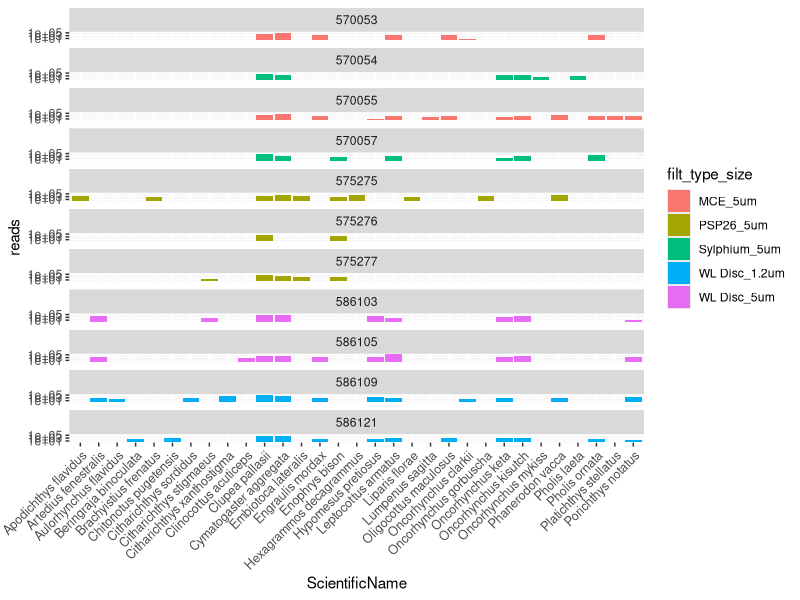

This figure's R source: (Note: this script raises an error after producing the figure.)
# Required packages
library(readxl)
library(tidyverse)

# Read metadata for boat ramp samples
metadat <- read_excel('WLM615770_261107.xlsx', sheet = 'metadata', skip = 20) 

metadat <- bind_rows(
  metadat_pj <- metadat %>%
  filter(SiteID == 'Point Julia Boat ramp') %>%
  separate(SampleID, sep = "_", into = c("filt_type", "pore_size", "rep")),
metadat_nb <- metadat %>%
  filter(SiteID == 'North Beach') %>%
  separate(SampleID, sep = "_", into = c("filt_type", "loc", "sub_loc", "depth", "pore_size", "date", "rep")) %>%
  select(-loc, -sub_loc, -depth, -date)
)
rm(metadat_nb, metadat_pj)

# Read in reads data at spp. level
aggdat <- read_excel('WLM615770_261107.xlsx', sheet = 'aggregated')
aggdat <- aggdat %>%
  filter(Rank == 'species')

# Merge metadat and aggdat 
aggdat_long <- aggdat %>%
  pivot_longer(cols = matches("^[0-9]+$"),
               names_to = 'UID',
               values_to = 'reads')
aggdat_long <- aggdat_long %>% 
  inner_join(metadat, by = 'UID') 
aggdat_long <- aggdat_long %>%
  mutate(filt_type_size = paste(filt_type, pore_size, sep = '_')) 

# Visualize Fish Group 
ggplot(aggdat_long %>%
         filter(Group == 'Fish'), aes(x = ScientificName, y = reads, 
                                      fill = filt_type_size)) +
  geom_col() +
  facet_wrap(~ UID, ncol = 1) +
  scale_y_log10() +
  theme(axis.text.x = element_text(angle = 45, hjust = 1, size = 9))

# Species richness (Fish)
rich <- aggdat_long %>%
  filter(Group == 'Fish') %>%
  group_by(UID) %>%
  summarize(richness = length(which(reads > 0)),
            filt_type_size = unique(filt_type_size),
            rep = unique(rep))

ggplot(rich, aes(x = filt_type_size, y = richness, col = filt_type_size)) +
  geom_point(size = 3) + 
  theme_minimal() +
  geom_text()

ggplot(aggdat_long %>% filter(Group == 'Fish'), aes(x = ScientificName, y = UID, fill = reads > 0)) +
  geom_tile() +
  theme(axis.text.x = element_text(angle = 45, hjust = 1, size = 9))


# Relative read abundance visualization
samps <- aggdat %>%
  select(matches("^[0-9]+$"))

samps_rel <- sweep(samps, 2, colSums(samps), FUN = '/')
samps_rel <- cbind(aggdat %>%
                     select(-matches("^[0-9]+$")), samps_rel)   
samps_rel_long <- samps_rel %>%
  pivot_longer(cols = matches("^[0-9]+$"),
               names_to = 'UID',
               values_to = 'rel_reads')
samps_rel_long <- samps_rel_long %>%
  inner_join(metadat, by = 'UID')

ggplot(samps_rel_long, aes(x = UID, y = rel_reads, fill = Group)) +
  geom_col() +
  facet_wrap(~ filt_type, ncol = 1) +
  theme_minimal() +
  theme(axis.text.x = element_text(angle = 45, hjust = 1, size = 9)) 
  
  
